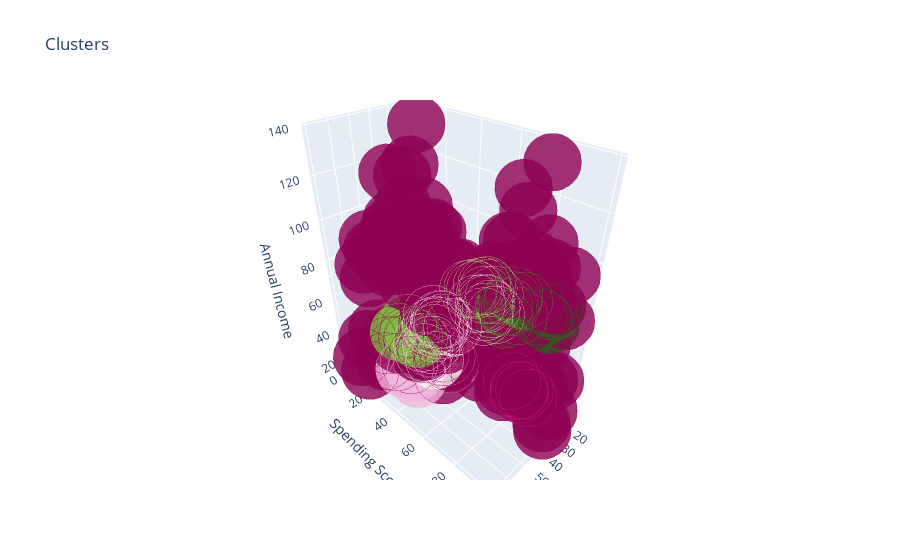

The notebook cell saved with this chart:
### Code cell
df['labels'] = labels
trace1 = go.Scatter3d(
    x= df['Age'],
    y= df['Spending Score (1-100)'],
    z= df['Annual Income (k$)'],
    mode='markers',
    marker=dict(
        color = df['labels'], 
        size= 20,
        line=dict(
            color= df['labels'],
            width= 12
        ),
        opacity=0.8
    )
)
data = [trace1]
layout = go.Layout(
    title= 'Clusters',
    scene = dict(
        xaxis = dict(title  = 'Age'),
        yaxis = dict(title  = 'Spending Score'),
        zaxis = dict(title  = 'Annual Income')
    )
)
fig = go.Figure(data=data, layout=layout)
py.offline.iplot(fig)

### Figure 1 — Plotly figure (JSON) as saved in the notebook; plotly's stock layout.template omitted (floating-point values rounded to 4 significant figures; data arrays with more than 128 entries replaced by an {"elided": "..."} marker saying what was removed)
{"data": [{"marker": {"color": {"elided": "200 int values"}, "line": {"color": {"elided": "200 int values"}, "width": 12}, "opacity": 0.8, "size": 20}, "mode": "markers", "type": "scatter3d", "x": {"elided": "200 int values"}, "y": {"elided": "200 int values"}, "z": {"elided": "200 int values"}}], "layout": {"scene": {"xaxis": {"title": {"text": "Age"}}, "yaxis": {"title": {"text": "Spending Score"}}, "zaxis": {"title": {"text": "Annual Income"}}}, "title": {"text": "Clusters"}}}
